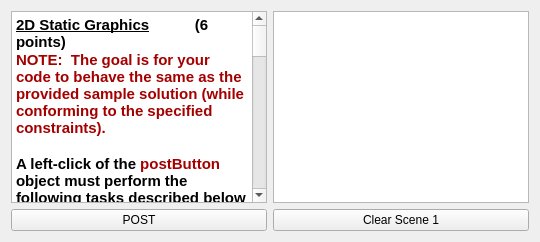
     <widget class="QWidget" name="tab_2">
      <attribute name="title">
       <string>Problem 1</string>
      </attribute>
      <layout class="QHBoxLayout" name="horizontalLayout_3">
       <item>
        <layout class="QVBoxLayout" name="verticalLayout_6">
         <item>
          <widget class="QTextBrowser" name="textBrowser_2">
           <property name="html">
            <string>&lt;!DOCTYPE HTML PUBLIC &quot;-//W3C//DTD HTML 4.0//EN&quot; &quot;http://www.w3.org/TR/REC-html40/strict.dtd&quot;&gt;
&lt;html&gt;&lt;head&gt;&lt;meta name=&quot;qrichtext&quot; content=&quot;1&quot; /&gt;&lt;style type=&quot;text/css&quot;&gt;
p, li { white-space: pre-wrap; }
&lt;/style&gt;&lt;/head&gt;&lt;body style=&quot; font-family:'Cantarell'; font-size:12pt; font-weight:600; font-style:normal;&quot;&gt;
&lt;p style=&quot; margin-top:0px; margin-bottom:0px; margin-left:0px; margin-right:0px; -qt-block-indent:0; text-indent:0px;&quot;&gt;&lt;span style=&quot; font-size:11pt; text-decoration: underline;&quot;&gt;2D Static Graphics&lt;/span&gt;&lt;span style=&quot; font-size:11pt;&quot;&gt;           (6 points)&lt;/span&gt;&lt;/p&gt;
&lt;p style=&quot; margin-top:0px; margin-bottom:0px; margin-left:0px; margin-right:0px; -qt-block-indent:0; text-indent:0px;&quot;&gt;&lt;span style=&quot; font-size:11pt; color:#a40000;&quot;&gt;NOTE:  The goal is for your code to behave the same as the provided sample solution (while conforming to the specified constraints). &lt;/span&gt;&lt;/p&gt;
&lt;p style=&quot;-qt-paragraph-type:empty; margin-top:0px; margin-bottom:0px; margin-left:0px; margin-right:0px; -qt-block-indent:0; text-indent:0px; font-size:11pt;&quot;&gt;&lt;br /&gt;&lt;/p&gt;
&lt;p style=&quot; margin-top:0px; margin-bottom:0px; margin-left:0px; margin-right:0px; -qt-block-indent:0; text-indent:0px;&quot;&gt;&lt;span style=&quot; font-size:11pt;&quot;&gt;A left-click of the &lt;/span&gt;&lt;span style=&quot; font-size:11pt; color:#a40000;&quot;&gt;postButton&lt;/span&gt;&lt;span style=&quot; font-size:11pt;&quot;&gt; object must perform the following tasks described below&lt;/span&gt;&lt;/p&gt;
&lt;p style=&quot;-qt-paragraph-type:empty; margin-top:0px; margin-bottom:0px; margin-left:0px; margin-right:0px; -qt-block-indent:0; text-indent:0px;&quot;&gt;&lt;br /&gt;&lt;/p&gt;
&lt;p style=&quot; margin-top:0px; margin-bottom:0px; margin-left:0px; margin-right:0px; -qt-block-indent:0; text-indent:0px;&quot;&gt;&lt;span style=&quot; font-size:11pt;&quot;&gt;(1)  Create a &lt;/span&gt;&lt;span style=&quot; font-size:11pt; color:#0617f3;&quot;&gt;QPixmap&lt;/span&gt;&lt;span style=&quot; font-size:11pt;&quot;&gt; object with dimensions &lt;/span&gt;&lt;span style=&quot; font-size:11pt; color:#a40000;&quot;&gt;200 pixels x 100 pixels&lt;/span&gt;&lt;/p&gt;
&lt;p style=&quot; margin-top:0px; margin-bottom:0px; margin-left:0px; margin-right:0px; -qt-block-indent:0; text-indent:0px;&quot;&gt;&lt;span style=&quot; font-size:11pt;&quot;&gt;(2)  &lt;/span&gt;&lt;span style=&quot; font-size:11pt; color:#cc0000;&quot;&gt;Fill&lt;/span&gt;&lt;span style=&quot; font-size:11pt;&quot;&gt; the pixmap object with &lt;/span&gt;&lt;span style=&quot; font-size:11pt; color:#a40000;&quot;&gt;Qt::darkMagenta&lt;/span&gt;&lt;span style=&quot; font-size:11pt;&quot;&gt; color  &lt;/span&gt;&lt;/p&gt;
&lt;p style=&quot; margin-top:0px; margin-bottom:0px; margin-left:0px; margin-right:0px; -qt-block-indent:0; text-indent:0px;&quot;&gt;&lt;span style=&quot; font-size:11pt;&quot;&gt;(3)  Create a &lt;/span&gt;&lt;span style=&quot; font-size:11pt; color:#0617f3;&quot;&gt;QPainter&lt;/span&gt;&lt;span style=&quot; font-size:11pt;&quot;&gt; object for the pixmap object&lt;/span&gt;&lt;/p&gt;
&lt;p style=&quot; margin-top:0px; margin-bottom:0px; margin-left:0px; margin-right:0px; -qt-block-indent:0; text-indent:0px;&quot;&gt;&lt;span style=&quot; font-size:11pt;&quot;&gt;(4)  Set the painter object's pen to &lt;/span&gt;&lt;span style=&quot; font-size:11pt; color:#a40000;&quot;&gt;Qt::white&lt;/span&gt;&lt;span style=&quot; font-size:11pt;&quot;&gt; color&lt;/span&gt;&lt;/p&gt;
&lt;p style=&quot; margin-top:0px; margin-bottom:0px; margin-left:0px; margin-right:0px; -qt-block-indent:0; text-indent:0px;&quot;&gt;&lt;span style=&quot; font-size:11pt;&quot;&gt;(5)  Use the painter object to add an &lt;/span&gt;&lt;span style=&quot; font-size:11pt; color:#0000ff;&quot;&gt;ellipse&lt;/span&gt;&lt;span style=&quot; font-size:11pt;&quot;&gt; which is &lt;/span&gt;&lt;span style=&quot; font-size:11pt; text-decoration: underline; color:#ce5c00;&quot;&gt;CENTERED&lt;/span&gt;&lt;span style=&quot; font-size:11pt;&quot;&gt; within the pixmap object.  The ellipse width and height must be &lt;/span&gt;&lt;span style=&quot; font-size:11pt; color:#0000ff;&quot;&gt;10 pixels&lt;/span&gt;&lt;span style=&quot; font-size:11pt;&quot;&gt; in each direction.&lt;/span&gt;&lt;/p&gt;
&lt;p style=&quot; margin-top:0px; margin-bottom:0px; margin-left:0px; margin-right:0px; -qt-block-indent:0; text-indent:0px;&quot;&gt;&lt;span style=&quot; font-size:11pt;&quot;&gt;(6)  Use the painter object to add an &lt;/span&gt;&lt;span style=&quot; font-size:11pt; color:#a40000;&quot;&gt;180 pixel x 80 pixel&lt;/span&gt;&lt;span style=&quot; font-size:11pt;&quot;&gt; &lt;/span&gt;&lt;span style=&quot; font-size:11pt; color:#0000ff;&quot;&gt;rectangle&lt;/span&gt;&lt;span style=&quot; font-size:11pt;&quot;&gt; &lt;/span&gt;&lt;span style=&quot; font-size:11pt; text-decoration: underline; color:#ce5c00;&quot;&gt;CENTERED&lt;/span&gt;&lt;span style=&quot; font-size:11pt;&quot;&gt; within the pixmap object&lt;/span&gt;&lt;/p&gt;
&lt;p style=&quot; margin-top:0px; margin-bottom:0px; margin-left:0px; margin-right:0px; -qt-block-indent:0; text-indent:0px;&quot;&gt;&lt;span style=&quot; font-size:11pt;&quot;&gt;(7)  Use the painter object to add &lt;/span&gt;&lt;span style=&quot; font-size:11pt; color:#ff0000;&quot;&gt;YOUR LINUX ACCOUNT USERNAME&lt;/span&gt;&lt;span style=&quot; font-size:11pt;&quot;&gt; with its &lt;/span&gt;&lt;span style=&quot; font-size:11pt; color:#cc0000;&quot;&gt;top-left corner at &lt;/span&gt;&lt;span style=&quot; font-size:11pt; color:#a40000;&quot;&gt;(25, 75)&lt;/span&gt;&lt;/p&gt;
&lt;p style=&quot; margin-top:0px; margin-bottom:0px; margin-left:0px; margin-right:0px; -qt-block-indent:0; text-indent:0px;&quot;&gt;&lt;span style=&quot; font-size:11pt;&quot;&gt;(7)  Create a &lt;/span&gt;&lt;span style=&quot; font-size:11pt; color:#0617f3;&quot;&gt;QGraphicsPixmapItem&lt;/span&gt;&lt;span style=&quot; font-size:11pt;&quot;&gt; object and load the above &lt;/span&gt;&lt;span style=&quot; font-size:11pt; color:#0617f3;&quot;&gt;QPixmap&lt;/span&gt;&lt;span style=&quot; font-size:11pt;&quot;&gt; object into the item&lt;/span&gt;&lt;/p&gt;
&lt;p style=&quot; margin-top:0px; margin-bottom:0px; margin-left:0px; margin-right:0px; -qt-block-indent:0; text-indent:0px;&quot;&gt;&lt;span style=&quot; font-size:11pt;&quot;&gt;(8)  Add the &lt;/span&gt;&lt;span style=&quot; font-size:11pt; color:#0617f3;&quot;&gt;QGraphicsPixmapItem &lt;/span&gt;&lt;span style=&quot; font-size:11pt;&quot;&gt;object holding your custom pixmap to the &lt;/span&gt;&lt;span style=&quot; font-size:11pt; color:#a40000;&quot;&gt;scene1 &lt;/span&gt;&lt;span style=&quot; font-size:11pt;&quot;&gt;object with its &lt;/span&gt;&lt;span style=&quot; font-size:11pt; color:#cc0000;&quot;&gt;top-left corner at (-100, -200)&lt;/span&gt;&lt;/p&gt;
&lt;p style=&quot;-qt-paragraph-type:empty; margin-top:0px; margin-bottom:0px; margin-left:0px; margin-right:0px; -qt-block-indent:0; text-indent:0px; font-size:11pt; color:#a40000;&quot;&gt;&lt;br /&gt;&lt;/p&gt;
&lt;p style=&quot;-qt-paragraph-type:empty; margin-top:0px; margin-bottom:0px; margin-left:0px; margin-right:0px; -qt-block-indent:0; text-indent:0px;&quot;&gt;&lt;br /&gt;&lt;/p&gt;
&lt;p style=&quot; margin-top:0px; margin-bottom:0px; margin-left:0px; margin-right:0px; -qt-block-indent:0; text-indent:0px;&quot;&gt;&lt;span style=&quot; font-size:11pt;&quot;&gt;HINT:   Your code should utilitze the following two objects&lt;/span&gt;&lt;/p&gt;
&lt;p style=&quot; margin-top:0px; margin-bottom:0px; margin-left:0px; margin-right:0px; -qt-block-indent:0; text-indent:0px;&quot;&gt;&lt;span style=&quot; font-size:11pt;&quot;&gt;            The &lt;/span&gt;&lt;span style=&quot; font-size:11pt; color:#0000ff;&quot;&gt;QGraphicScene&lt;/span&gt;&lt;span style=&quot; font-size:11pt;&quot;&gt; object is named &lt;/span&gt;&lt;span style=&quot; font-size:11pt; color:#a40000;&quot;&gt;scene1&lt;/span&gt;&lt;/p&gt;
&lt;p style=&quot; margin-top:0px; margin-bottom:0px; margin-left:0px; margin-right:0px; -qt-block-indent:0; text-indent:0px;&quot;&gt;&lt;span style=&quot; font-size:11pt;&quot;&gt;            The &lt;/span&gt;&lt;span style=&quot; font-size:11pt; color:#0000ff;&quot;&gt;QPushButton&lt;/span&gt;&lt;span style=&quot; font-size:11pt;&quot;&gt; object is named &lt;/span&gt;&lt;span style=&quot; font-size:11pt; color:#a40000;&quot;&gt;postButton&lt;/span&gt;&lt;/p&gt;
&lt;p style=&quot; margin-top:0px; margin-bottom:0px; margin-left:0px; margin-right:0px; -qt-block-indent:0; text-indent:0px;&quot;&gt;&lt;span style=&quot; font-size:11pt; color:#a40000;&quot;&gt;            &lt;/span&gt;&lt;/p&gt;
&lt;p style=&quot; margin-top:0px; margin-bottom:0px; margin-left:0px; margin-right:0px; -qt-block-indent:0; text-indent:0px;&quot;&gt;&lt;span style=&quot; font-size:11pt;&quot;&gt;NOTE:   The &lt;/span&gt;&lt;span style=&quot; font-size:11pt; color:#0000ff;&quot;&gt;QPushButton&lt;/span&gt;&lt;span style=&quot; font-size:11pt;&quot;&gt; object named &lt;/span&gt;&lt;span style=&quot; font-size:11pt; color:#a40000;&quot;&gt;clearButton1&lt;/span&gt;&lt;span style=&quot; font-size:11pt;&quot;&gt; is &lt;/span&gt;&lt;span style=&quot; font-size:11pt; text-decoration: underline;&quot;&gt;already fully operational &lt;/span&gt;&lt;span style=&quot; font-size:11pt;&quot;&gt;in the provided code to clear &lt;/span&gt;&lt;span style=&quot; font-size:11pt; color:#cc0000;&quot;&gt;scene1&lt;/span&gt;&lt;/p&gt;&lt;/body&gt;&lt;/html&gt;</string>
           </property>
          </widget>
         </item>
         <item>
          <layout class="QVBoxLayout" name="verticalLayout_3">
           <item>
            <widget class="QPushButton" name="postButton">
             <property name="text">
              <string>POST</string>
             </property>
            </widget>
           </item>
          </layout>
         </item>
        </layout>
       </item>
       <item>
        <layout class="QVBoxLayout" name="verticalLayout_8">
         <item>
          <widget class="QGraphicsView" name="graphicsView1"/>
         </item>
         <item>
          <widget class="QPushButton" name="clearButton1">
           <property name="text">
            <string>Clear Scene 1</string>
           </property>
          </widget>
         </item>
        </layout>
       </item>
      </layout>
     </widget>
